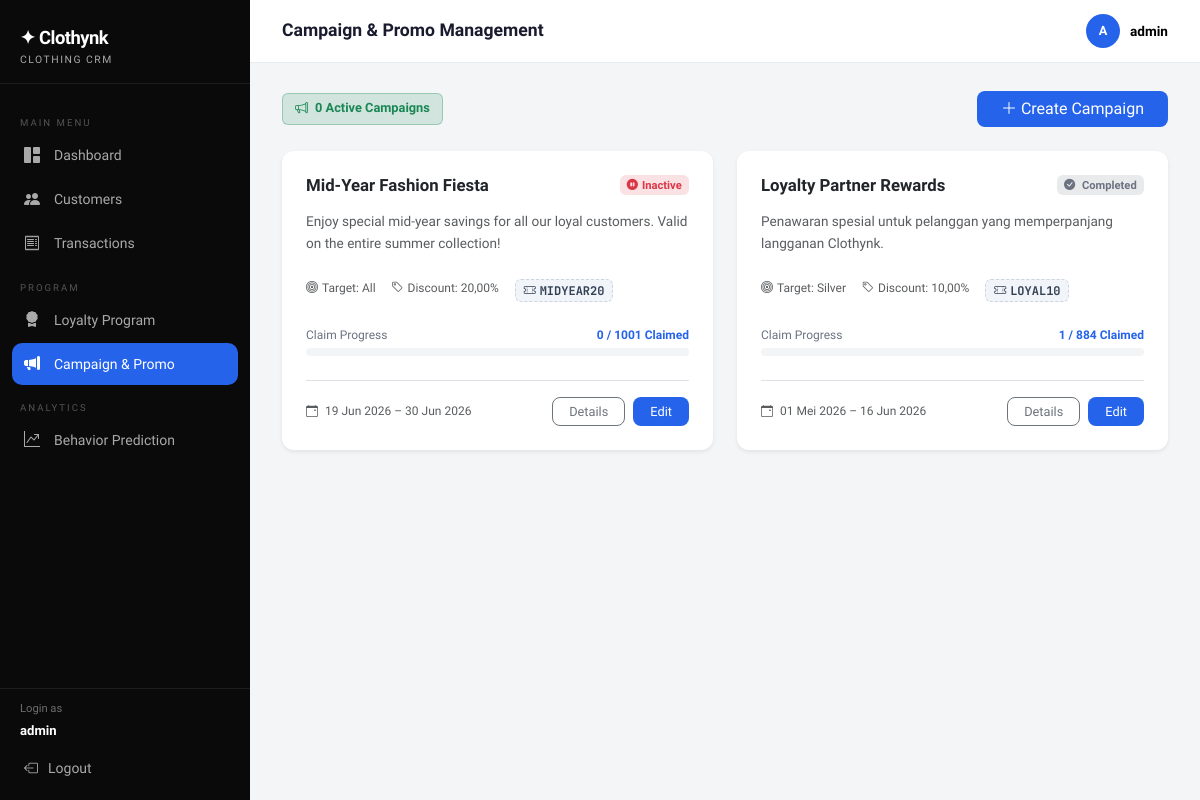
The app's page /campaign/ (signed in), older data.
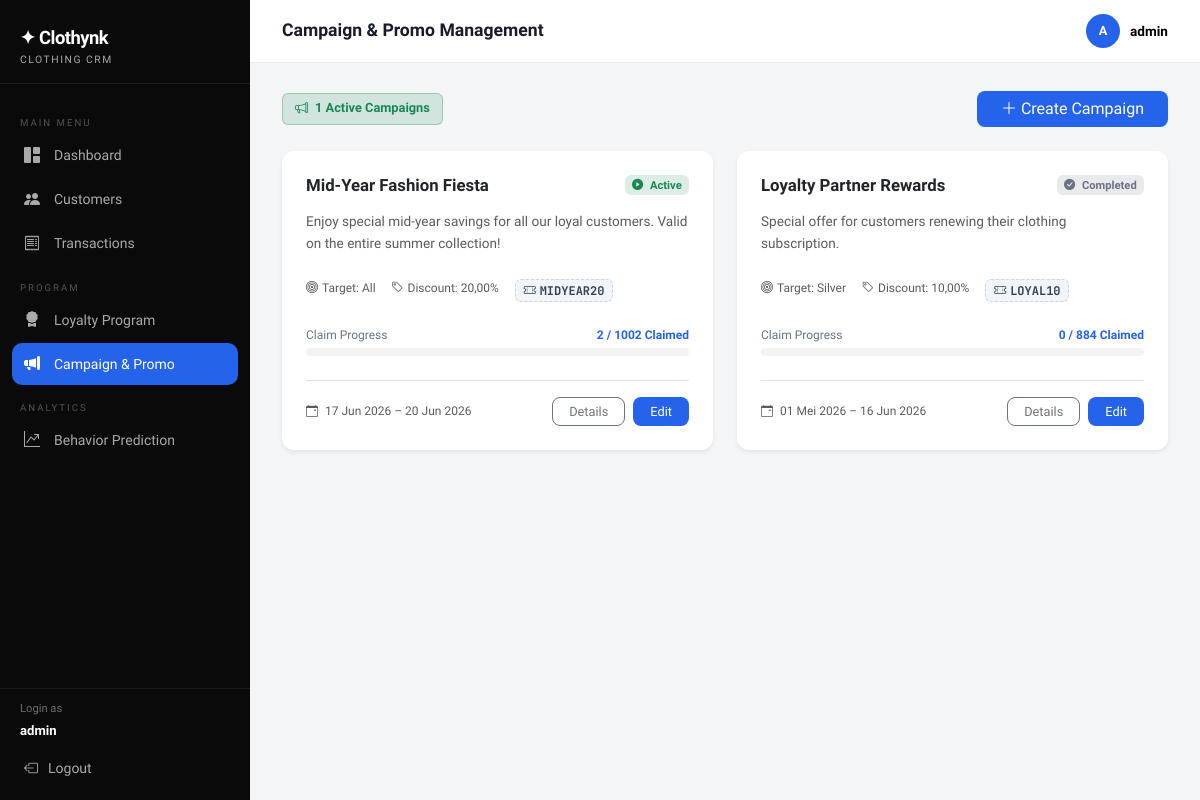
The same page, newer data.
### core/models.py (models this page shows, shortened)
class Campaign(models.Model):
    TARGET_TIER_CHOICES = [('all', 'All')] + LoyaltyProfile.TIER_CHOICES
    name                = models.CharField(max_length=150, verbose_name='Campaign Name')
    description         = models.TextField(verbose_name='Description')
    start_date          = models.DateField(verbose_name='Start Date')
    end_date            = models.DateField(verbose_name='End Date')
    target_tier         = models.CharField(max_length=10, choices=TARGET_TIER_CHOICES, default='all', verbose_name='Target Tier')
    discount_percentage = models.DecimalField(max_digits=5, decimal_places=2, verbose_name='Discount (%)')
    voucher_code        = models.CharField(max_length=50, verbose_name='Voucher Code')
    is_active           = models.BooleanField(default=True, verbose_name='Active?')
    created_at          = models.DateTimeField(auto_now_add=True)
    @property
    def is_running(self):
        if not self.is_active:
            return False
        today = timezone.localdate() # Pastikan pakai localdate() di sini juga!
        return self.start_date <= today <= self.end_date
    @property
    def is_upcoming(self):
        if not self.is_active:
            return False
        today = timezone.localdate() # Pastikan pakai localdate()
        return self.start_date > today
    @property
    def is_completed(self):
        today = timezone.localdate() # Pastikan pakai localdate()
        return self.end_date < today
    def get_target_count(self):
        if self.target_tier == 'all':
            return Customer.objects.count()
        return LoyaltyProfile.objects.filter(tier=self.target_tier).count()
    class Meta:
        ordering = ['-created_at']
        verbose_name = 'Campaign'
        verbose_name_plural = 'Campaign'

### core/views.py (the view)
# urls.py: path('campaign/', views.campaign_list, name='campaign_list'),
@login_required
def campaign_list(request):
    campaigns = Campaign.objects.all().order_by('-id')
    today = timezone.localdate()
    for campaign in campaigns:
        if campaign.target_tier == 'all':
            target_customer_ids = Customer.objects.values_list('id', flat=True)
        else:
            target_customer_ids = LoyaltyProfile.objects.filter(
                tier=campaign.target_tier
            ).values_list('customer_id', flat=True)
        campaign.claimed_count = Transaction.objects.filter(
            customer_id__in=target_customer_ids,
            discount_used=True,
            date__date__gte=campaign.start_date,
            date__date__lte=campaign.end_date
        ).count()
        target_count = campaign.get_target_count() or 1
        campaign.claim_percentage = min(int((campaign.claimed_count / target_count) * 100), 100)
    active_count = campaigns.filter(is_active=True, start_date__lte=today, end_date__gte=today).count()
    return render(request, 'core/campaign_list.html', {
        'campaigns': campaigns,
        'active_count': active_count
    })

### core/templates/core/campaign_list.html (shortened to what this page needs)
{% extends 'core/base.html' %}
{% load crm_tags %}
{% block page_title %}Campaign & Promo Management{% endblock %}
{% block content %}
<div class="d-flex justify-content-between align-items-center mb-4">
    <span class="badge" style="background: rgba(25, 135, 84, 0.15); color: #198754; font-size: 0.8rem; padding: 8px 12px; border: 1px solid rgba(25, 135, 84, 0.3); font-weight: 600;">
        <i class="bi bi-megaphone me-1"></i> {{ active_count }} Active Campaigns
    </span>
    <a href="{% url 'campaign_add' %}" class="btn btn-accent px-4" style="border-radius: 8px; font-weight: 500;">
        <i class="bi bi-plus-lg me-1"></i>Create Campaign
    </a>
</div>
<div class="row g-4">
    {% for campaign in campaigns %}
    <div class="col-md-6">
        <div class="card h-100 shadow-sm border-0" style="border-radius: 12px;">
            <div class="card-body p-4 d-flex flex-column"> <div class="d-flex justify-content-between align-items-start mb-3">
                    <h6 class="fw-bold mb-0 text-dark" style="font-size: 1.05rem;">{{ campaign.name }}</h6>
                    {% if not campaign.is_active %}
                        <span class="badge" style="background: rgba(220, 53, 69, 0.15); color: #dc3545; font-size:0.7rem;"><i class="bi bi-pause-circle-fill me-1"></i>Inactive</span>
                    {% elif campaign.is_running %}
                        <span class="badge" style="background: rgba(25, 135, 84, 0.15); color: #198754; font-size: 0.7rem;"><i class="bi bi-play-circle-fill me-1"></i> Active</span>
                    {% elif campaign.is_upcoming %}
                        <span class="badge" style="background: rgba(37, 99, 235, 0.15); color: #2563EB; font-size:0.7rem;"><i class="bi bi-clock-fill me-1"></i> Upcoming</span>
                    {% elif campaign.is_completed %}
                        <span class="badge" style="background: rgba(107, 114, 128, 0.15); color: #6B7280; font-size:0.7rem;"><i class="bi bi-check-circle-fill me-1"></i> Completed</span>
                    {% endif %}
                </div>
                <p class="text-muted mb-4" style="font-size:0.85rem; line-height: 1.6;">{{ campaign.description|truncatechars:120 }}</p>
                <div class="d-flex flex-wrap gap-3 mb-4">
                    <span class="text-muted" style="font-size:0.75rem;"><i class="bi bi-bullseye me-1"></i>Target: {{ campaign.get_target_tier_display }}</span>
                    <span class="text-muted" style="font-size:0.75rem;"><i class="bi bi-tag me-1"></i>Discount: {{ campaign.discount_percentage }}%</span>
                    {% if campaign.voucher_code %}
                    <span class="badge mono" style="background:#F1F5F9; color:#334155; font-size:0.75rem; font-weight: 700; border: 1px dashed #CBD5E1;">
                        <i class="bi bi-ticket-perforated me-1"></i>{{ campaign.voucher_code }}
                    </span>
                    {% endif %}
                </div>
                <div class="mb-4">
                    <div class="d-flex justify-content-between mb-1">
                        <span style="font-size: 0.75rem; color: #6B7280;">Claim Progress</span>
                        <span style="font-size: 0.75rem; font-weight: 600; color: #2563EB;">
                            {{ campaign.claimed_count }} / {{ campaign.get_target_count }} Claimed
                        </span>
                    </div>
                    <div class="progress" style="height: 8px; border-radius: 4px; background-color: #F3F4F6;">
                    </div>
                </div>
                <div class="d-flex align-items-center justify-content-between mt-auto pt-3 border-top">
                    <small class="text-muted" style="font-size:0.75rem; font-weight: 500;">
                        <i class="bi bi-calendar-event me-1"></i> {{ campaign.start_date|date:"d M Y" }} – {{ campaign.end_date|date:"d M Y" }}
                    </small>
                    <div class="d-flex gap-2">
                        <a href="{% url 'campaign_detail' campaign.pk %}"
                           class="btn btn-sm btn-outline-secondary px-3"
                           style="border-radius:8px; font-weight:500; font-size:0.8rem;">
                           Details
                        </a>
                        <a href="{% url 'campaign_edit' campaign.pk %}"
                           class="btn btn-sm px-3"
                           style="background-color: #2563EB; color: white; border-radius:8px; font-weight:500; font-size:0.8rem;">
                           Edit
                        </a>
                    </div>
                </div>
            </div>
        </div>
    </div>
    {% endfor %}
</div>
{% endblock %}

### core/templates/core/base.html (shortened to what this page needs)
{% load crm_tags %}
<!DOCTYPE html>
<html lang="id">
<head>
  <link href="https://cdnjs.cloudflare.com/ajax/libs/bootstrap/5.3.2/css/bootstrap.min.css" rel="stylesheet">
  <link href="https://cdnjs.cloudflare.com/ajax/libs/bootstrap-icons/1.11.3/font/bootstrap-icons.min.css" rel="stylesheet">
</head>
<body>
<nav id="sidebar">
  <div class="sidebar-brand">
    <div class="brand-name">✦ Clothynk</div>
    <div class="brand-sub">Clothing CRM</div>
  </div>
  <div class="sidebar-nav">
    <div class="nav-section-label">Main Menu</div>
    <a href="{% url 'dashboard' %}" class="nav-link {% if request.resolver_match.url_name == 'dashboard' %}active{% endif %}">
      <i class="bi bi-grid-1x2-fill"></i> Dashboard
    </a>
    <a href="{% url 'customer_list' %}" class="nav-link {% if 'customer' in request.resolver_match.url_name %}active{% endif %}">
      <i class="bi bi-people-fill"></i> Customers
    </a>
    <a href="{% url 'transaction_list' %}" class="nav-link {% if 'transaction' in request.resolver_match.url_name %}active{% endif %}">
      <i class="bi bi-receipt"></i> Transactions
    </a>
    <div class="nav-section-label">Program</div>
    <a href="{% url 'loyalty_list' %}" class="nav-link {% if request.resolver_match.url_name == 'loyalty_list' %}active{% endif %}">
      <i class="bi bi-award-fill"></i> Loyalty Program
    </a>
    <a href="{% url 'campaign_list' %}" class="nav-link {% if 'campaign' in request.resolver_match.url_name %}active{% endif %}">
      <i class="bi bi-megaphone-fill"></i> Campaign & Promo
    </a>
    <div class="nav-section-label">Analytics</div>
    <a href="{% url 'analytics' %}" class="nav-link {% if request.resolver_match.url_name == 'analytics' %}active{% endif %}">
      <i class="bi bi-graph-up-arrow"></i> Behavior Prediction
    </a>
  </div>
  <div class="sidebar-footer">
    <div class="px-2 pb-1 text-white" style="font-size:0.7rem; opacity:0.4;">Login as</div>
    <div class="px-2 pb-2 text-white" style="font-size:0.82rem; font-weight:600;">{{ request.user.username }}</div>
    <a href="{% url 'logout' %}" class="nav-link"><i class="bi bi-box-arrow-left"></i> Logout</a>
  </div>
</nav>
<div id="main">
  <div class="topbar">
    <h1>{% block page_title %}Dashboard{% endblock %}</h1>
    <div class="user-badge">
      <div class="user-avatar">{{ request.user.username|first|upper }}</div>
      <div class="text-black">{{ request.user.username }}</div>
    </div>
  </div>
  <div class="page-content">
    {% block content %}{% endblock %}
  </div>
</div>
</body>
</html>

### core/templates/core/base.html (style rules this page uses)
:root { --sidebar-w: 250px; --brand: #0A0A0A; --accent: #2563EB; --accent2: #3B82F6; --bronze: #CD7F32; --silver: #9E9E9E; --gold: #FFC107; --platinum: #B0BEC5; --success-soft: #D1FAE5; --warning-soft: #FEF3C7; --danger-soft: #FEE2E2; --bg: #F4F5F7; --card-bg: #FFFFFF; --sidebar-bg: #0A0A0A; --sidebar-text: rgba(255,255,255,0.65); --sidebar-active: #FFFFFF; }
* { box-sizing: border-box; }
body { font-family: 'Plus Jakarta Sans', sans-serif; background: var(--bg); color: #1A1A2E; }
code, .mono { font-family: 'JetBrains Mono', monospace; }
#sidebar { width: var(--sidebar-w); min-height: 100vh; background: var(--sidebar-bg); position: fixed; left: 0; top: 0; display: flex; flex-direction: column; z-index: 100; transition: transform .25s ease; }
.sidebar-brand { padding: 24px 20px 16px; border-bottom: 1px solid rgba(255,255,255,0.08); }
.sidebar-brand .brand-name { font-size: 1.15rem; font-weight: 800; color: #fff; letter-spacing: -0.5px; }
.sidebar-brand .brand-sub { font-size: 0.65rem; color: var(--sidebar-text); text-transform: uppercase; letter-spacing: 1.5px; }
.sidebar-nav { padding: 16px 12px; flex: 1; }
.nav-section-label { font-size: 0.6rem; text-transform: uppercase; letter-spacing: 2px; color: rgba(255,255,255,0.3); padding: 8px 8px 4px; margin-top: 8px; }
.sidebar-nav .nav-link { color: var(--sidebar-text); border-radius: 10px; padding: 9px 12px; font-size: 0.875rem; font-weight: 500; display: flex; align-items: center; gap: 10px; margin-bottom: 2px; transition: background .15s, color .15s; }
.sidebar-nav .nav-link.active { background: var(--accent); color: #fff; }
.sidebar-nav .nav-link i { font-size: 1rem; width: 20px; }
.sidebar-footer { padding: 12px; border-top: 1px solid rgba(255,255,255,0.08); }
.sidebar-footer .nav-link { color: var(--sidebar-text); font-size: 0.875rem; font-weight: 500; display: flex; align-items: center; gap: 10px; padding: 9px 12px; border-radius: 10px; }
#main { margin-left: var(--sidebar-w); min-height: 100vh; }
.topbar { background: #fff; border-bottom: 1px solid #E8ECF0; padding: 14px 32px; display: flex; align-items: center; justify-content: space-between; position: sticky; top: 0; z-index: 50; }
.topbar h1 { font-size: 1.1rem; font-weight: 700; color: #1A1A2E; margin: 0; }
.topbar .user-badge { display: flex; align-items: center; gap: 10px; font-size: 0.85rem; font-weight: 600; color: #555; }
.user-avatar { width: 34px; height: 34px; background: var(--accent); border-radius: 50%; display: flex; align-items: center; justify-content: center; color: #fff; font-size: 0.8rem; font-weight: 700; }
.page-content { padding: 28px 32px; }
.card { border: none; border-radius: 16px; box-shadow: 0 1px 3px rgba(0,0,0,0.07), 0 4px 16px rgba(0,0,0,0.04); background: var(--card-bg); }
.progress { height: 6px; border-radius: 10px; background: #F0F0F0; }
.btn-accent { background: var(--accent); color: #fff; border: none; font-weight: 600; border-radius: 10px; }

Row changes from the older to the newer data that the page shows:
changed Campaign "Mid-Year Fashion Fiesta": claimed_count "0" → "2"; get_target_count "1001" → "1002"; start_date "19 Jun 2026" → "17 Jun 2026"; end_date "30 Jun 2026" → "20 Jun 2026"; is_active "Inactive" → "Active"
changed Campaign "Loyalty Partner Rewards": description "Penawaran spesial untuk pelanggan yang memperpanjang langganan Clothynk." → "Special offer for customers renewing their clothing subscription."; claimed_count "1" → "0"
Text that changed along with them:
{{ active_count }}: "0" → "1"
